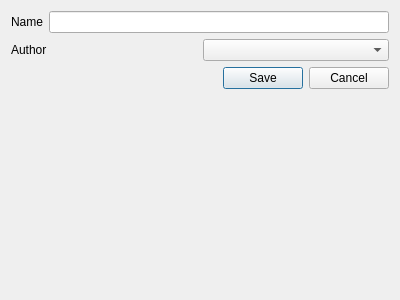
<?xml version="1.0" encoding="UTF-8"?>
<ui version="4.0">
 <class>Dialog</class>
 <widget class="QDialog" name="Dialog">
  <property name="geometry">
   <rect>
    <x>0</x>
    <y>0</y>
    <width>400</width>
    <height>300</height>
   </rect>
  </property>
  <property name="windowTitle">
   <string>Dialog</string>
  </property>
  <layout class="QFormLayout" name="formLayout">
   <item row="0" column="0" colspan="2">
    <layout class="QHBoxLayout" name="horizontalLayout">
     <item>
      <widget class="QLabel" name="label">
       <property name="text">
        <string>Name</string>
       </property>
      </widget>
     </item>
     <item>
      <widget class="QLineEdit" name="nameInput"/>
     </item>
    </layout>
   </item>
   <item row="1" column="0" colspan="2">
    <layout class="QHBoxLayout" name="horizontalLayout_2">
     <item>
      <widget class="QLabel" name="label_2">
       <property name="text">
        <string>Author</string>
       </property>
      </widget>
     </item>
     <item>
      <widget class="QComboBox" name="authorInput"/>
     </item>
    </layout>
   </item>
   <item row="3" column="1">
    <widget class="QDialogButtonBox" name="buttonBox">
     <property name="orientation">
      <enum>Qt::Horizontal</enum>
     </property>
     <property name="standardButtons">
      <set>QDialogButtonBox::Cancel|QDialogButtonBox::Save</set>
     </property>
    </widget>
   </item>
  </layout>
 </widget>
 <resources/>
 <connections>
  <connection>
   <sender>buttonBox</sender>
   <signal>accepted()</signal>
   <receiver>Dialog</receiver>
   <slot>accept()</slot>
   <hints>
    <hint type="sourcelabel">
     <x>248</x>
     <y>254</y>
    </hint>
    <hint type="destinationlabel">
     <x>157</x>
     <y>274</y>
    </hint>
   </hints>
  </connection>
  <connection>
   <sender>buttonBox</sender>
   <signal>rejected()</signal>
   <receiver>Dialog</receiver>
   <slot>reject()</slot>
   <hints>
    <hint type="sourcelabel">
     <x>316</x>
     <y>260</y>
    </hint>
    <hint type="destinationlabel">
     <x>286</x>
     <y>274</y>
    </hint>
   </hints>
  </connection>
 </connections>
</ui>
